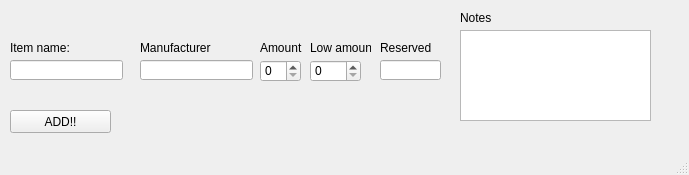
<?xml version="1.0" encoding="UTF-8"?>
<ui version="4.0">
 <class>MainWindow</class>
 <widget class="QMainWindow" name="MainWindow">
  <property name="geometry">
   <rect>
    <x>0</x>
    <y>0</y>
    <width>689</width>
    <height>175</height>
   </rect>
  </property>
  <property name="windowTitle">
   <string>MainWindow</string>
  </property>
  <widget class="QWidget" name="centralwidget">
   <widget class="QLineEdit" name="item_name_text">
    <property name="geometry">
     <rect>
      <x>10</x>
      <y>60</y>
      <width>113</width>
      <height>20</height>
     </rect>
    </property>
   </widget>
   <widget class="QLabel" name="item_name_label">
    <property name="geometry">
     <rect>
      <x>10</x>
      <y>40</y>
      <width>101</width>
      <height>16</height>
     </rect>
    </property>
    <property name="text">
     <string>Item name:</string>
    </property>
   </widget>
   <widget class="QLineEdit" name="manufacturer_text">
    <property name="geometry">
     <rect>
      <x>140</x>
      <y>60</y>
      <width>113</width>
      <height>20</height>
     </rect>
    </property>
    <property name="text">
     <string/>
    </property>
   </widget>
   <widget class="QLabel" name="manufacturer_label">
    <property name="geometry">
     <rect>
      <x>140</x>
      <y>40</y>
      <width>101</width>
      <height>16</height>
     </rect>
    </property>
    <property name="text">
     <string>Manufacturer</string>
    </property>
   </widget>
   <widget class="QSpinBox" name="amount_number">
    <property name="geometry">
     <rect>
      <x>260</x>
      <y>60</y>
      <width>41</width>
      <height>22</height>
     </rect>
    </property>
   </widget>
   <widget class="QLabel" name="amount_text">
    <property name="geometry">
     <rect>
      <x>260</x>
      <y>40</y>
      <width>61</width>
      <height>16</height>
     </rect>
    </property>
    <property name="text">
     <string>Amount</string>
    </property>
   </widget>
   <widget class="QLabel" name="low_amount_text">
    <property name="geometry">
     <rect>
      <x>310</x>
      <y>40</y>
      <width>61</width>
      <height>16</height>
     </rect>
    </property>
    <property name="text">
     <string>Low amount</string>
    </property>
   </widget>
   <widget class="QSpinBox" name="low_amount_number">
    <property name="geometry">
     <rect>
      <x>310</x>
      <y>60</y>
      <width>51</width>
      <height>22</height>
     </rect>
    </property>
   </widget>
   <widget class="QLabel" name="reserved_label">
    <property name="geometry">
     <rect>
      <x>380</x>
      <y>40</y>
      <width>61</width>
      <height>16</height>
     </rect>
    </property>
    <property name="text">
     <string>Reserved</string>
    </property>
   </widget>
   <widget class="QLineEdit" name="reserved_text">
    <property name="geometry">
     <rect>
      <x>380</x>
      <y>60</y>
      <width>61</width>
      <height>20</height>
     </rect>
    </property>
   </widget>
   <widget class="QLabel" name="notes_label">
    <property name="geometry">
     <rect>
      <x>460</x>
      <y>10</y>
      <width>51</width>
      <height>16</height>
     </rect>
    </property>
    <property name="text">
     <string>Notes</string>
    </property>
   </widget>
   <widget class="QTextEdit" name="notes_text">
    <property name="geometry">
     <rect>
      <x>460</x>
      <y>30</y>
      <width>191</width>
      <height>91</height>
     </rect>
    </property>
   </widget>
   <widget class="QPushButton" name="extra_add_button">
    <property name="geometry">
     <rect>
      <x>10</x>
      <y>110</y>
      <width>101</width>
      <height>23</height>
     </rect>
    </property>
    <property name="text">
     <string>ADD!!</string>
    </property>
   </widget>
  </widget>
  <widget class="QMenuBar" name="menubar">
   <property name="geometry">
    <rect>
     <x>0</x>
     <y>0</y>
     <width>689</width>
     <height>21</height>
    </rect>
   </property>
  </widget>
  <widget class="QStatusBar" name="statusbar"/>
 </widget>
 <resources/>
 <connections/>
</ui>
